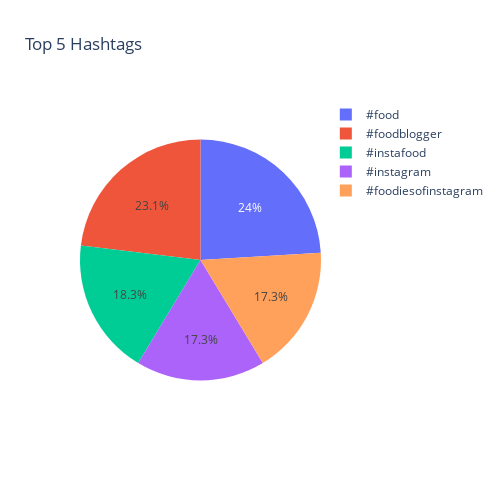

Here is the notebook cell this chart was saved with:
### Markdown cell above
#### 2.5 Plot a Pie Chart of the top 5 hashtags obtained and the number of times they were used by these bloggers in the scraped posts.

### Code cell
# for better visual experince i am using the plotly
x = df_hashtags['Hashtags'][:5] # Top 5 Hastags Names
y = df_hashtags['Frequency'][:5] # Top 5 Hastags Frequencies
plotly.pie(df_followers, names=x, values=y, height=500, width=500, title='Top 5 Hashtags')

### Figure 1 — Plotly figure (JSON) as saved in the notebook; plotly's stock layout.template omitted (floating-point values rounded to 4 significant figures)
{"data": [{"domain": {"x": [0, 1], "y": [0, 1]}, "hovertemplate": "label=%{label}<br>value=%{value}<extra></extra>", "labels": ["#food", "#foodblogger", "#instafood", "#instagram", "#foodiesofinstagram"], "legendgroup": "", "name": "", "showlegend": true, "type": "pie", "values": [25, 24, 19, 18, 18]}], "layout": {"height": 500, "legend": {"tracegroupgap": 0}, "title": {"text": "Top 5 Hashtags"}, "width": 500}}
